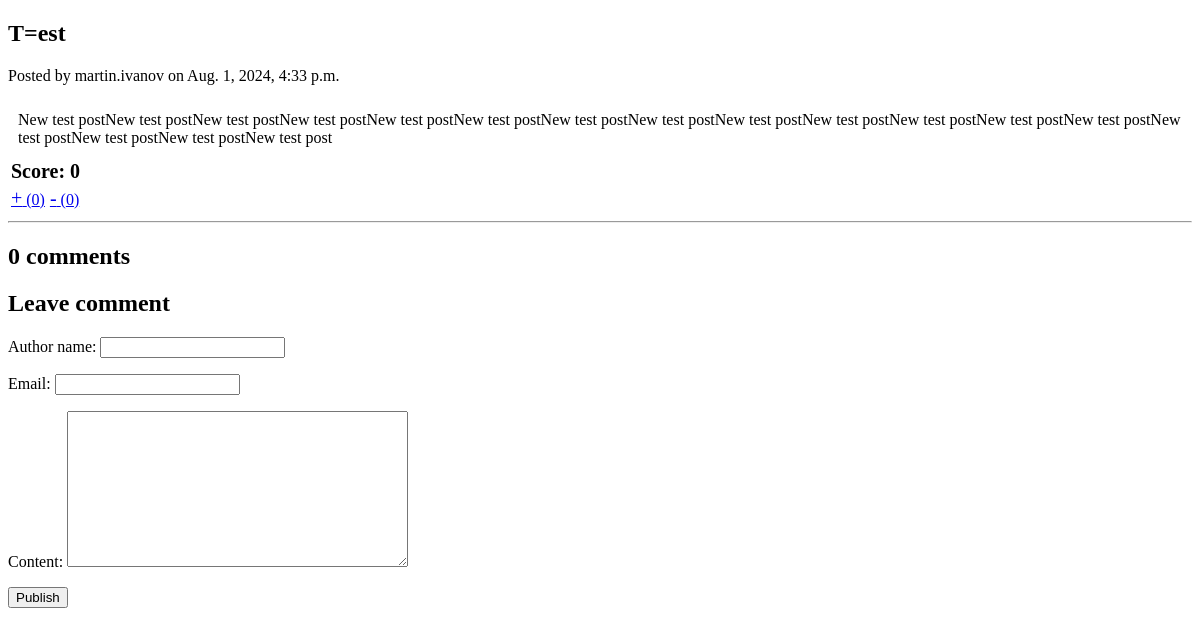
/test/, run on an earlier commit of the app's database.
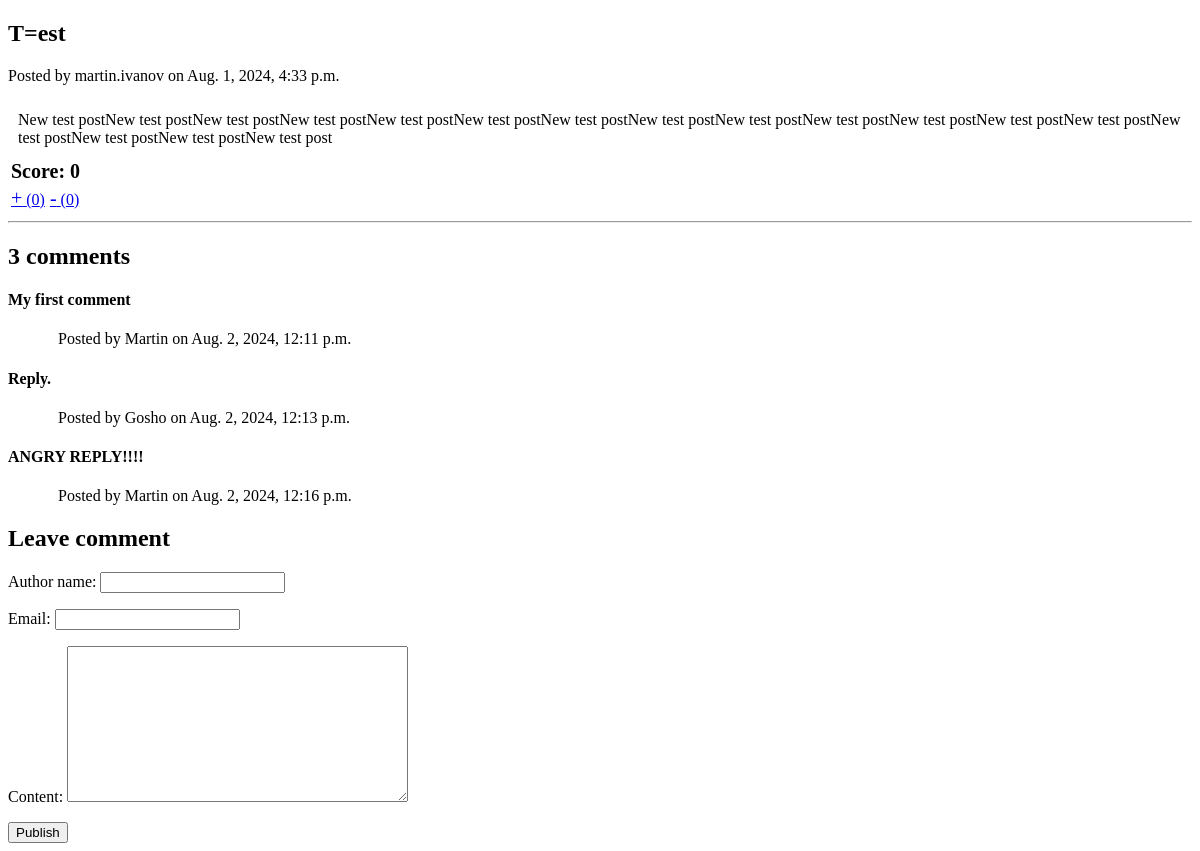
And on a later commit of the database.
### blog/models.py (models this page shows, shortened)
class Post(models.Model):
    title = models.CharField(max_length=200)
    content = models.TextField()
    date_posted = models.DateTimeField(auto_now_add=True)
    likes = models.PositiveIntegerField(default=0)
    dislikes = models.PositiveIntegerField(default=0)
    author = models.ForeignKey(User, on_delete=models.CASCADE)
    slug = models.SlugField(unique=True, blank=True)
    class Meta:
        ordering = ['date_posted']
    def vote(self):
        return self.likes - self.dislikes

class Comment(models.Model):
    content = models.TextField()
    author_name = models.CharField(max_length=60)
    email = models.EmailField()
    date_created = models.DateTimeField(auto_now_add=True)
    post = models.ForeignKey(Post, on_delete=models.CASCADE, related_name="comments")
    class Meta:
        ordering = ['date_created']

### blog/views.py (the view, shortened to what this page needs)
# urls.py: path("<slug:slug>/", views.post_detail, name="post_detail"),
def post_detail(request, slug):
    post = get_object_or_404(Post, slug=slug)
    comments = post.comments.all()
    comment_form = CommentForm()
    return render(request, 'blog/post-detail.html', {'post': post,
                                                         'comments': comments,
                                                         'comment_form': comment_form})

### blog/forms.py
class CommentForm(forms.ModelForm):
    class Meta:
        model = Comment
        fields = ['author_name', 'email', 'content']

### blog/templates/blog/post-detail.html (shortened to what this page needs)
<!DOCTYPE html>
<html lang="en">
<head>
</head>
<body>
    <h2>{{ post.title }}</h2>
    <p>Posted by {{ post.author }} on {{ post.date_posted }}</p>
    <div style="padding:10px">
        {{ post.content }}
    </div>
    <table>
        <th colspan="2" style="font-size:20px; font-weight:bold">Score: {{ post.vote }}</th>
        <tr>
            <td><a href="{% url 'like' post.slug %}"><span style="font-size:20px">+</span> ({{ post.likes }})</a></td>
            <td><a href="{% url 'dislike' post.slug %}"><span style="font-size:20px">-</span> ({{ post.dislikes }})</a></td>
        </tr>
    </table>
    <hr>
    <h2>{{ comments.count }} comments</h2>
    {% for comment in comments %}
        <div>
            <h4>{{ comment.content }}</h4>
            <p style="margin-left: 50px;">Posted by {{ comment.author_name }} on {{ comment.date_created }}</p>
        </div>
    {% endfor %}
    <h2>Leave comment</h2>
    <form method="post">
        {{ comment_form.as_p }}
        <button type="submit">Publish</button>
    </form>
</body>
</html>

What changed in the data, as far as the page shows it:
computed for Post "T=est": count "0" → "3"
added Comment: content "My first comment", author_name "Martin", date_created "Aug. 2, 2024, 12:11 p.m."
added Comment: content "Reply.", author_name "Gosho", date_created "Aug. 2, 2024, 12:13 p.m."
added Comment: content "ANGRY REPLY!!!!", author_name "Martin", date_created "Aug. 2, 2024, 12:16 p.m."
